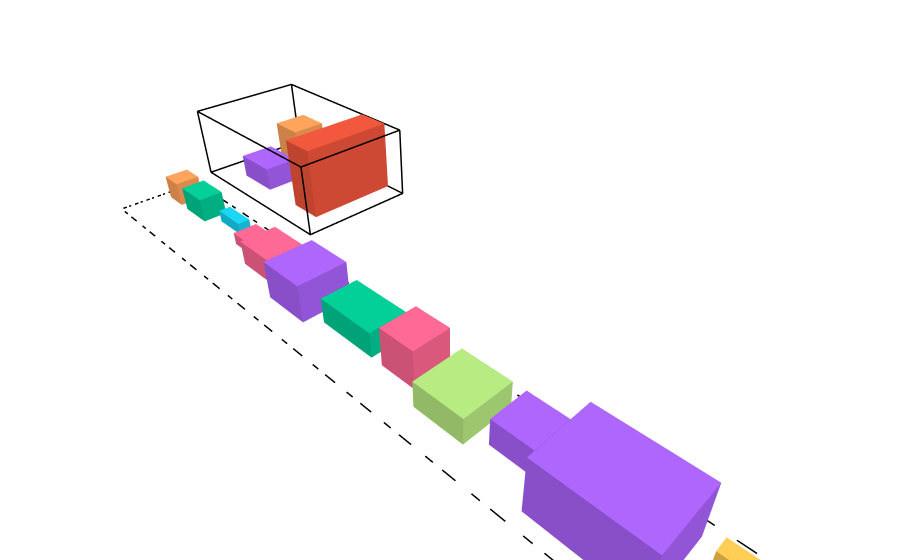

This figure's notebook cell:
### Markdown cell above
## **Pengujian 2**

Dalam pengujian kedua, akan digunakan dataset berikut dengan $1$ truk dan $19$ paket.

### Code cell
trucks_2 = [
   Truck("T1", 10, 16, 6, 250)
]
packages_2 = [
   Package("A1", 2, 2, 2, 90, 8, False, 1),
   Package("A2", 2, 3, 2, 85, 10, False, 2),
   Package("A3", 1, 3, 1, 70, 5, True, 1),
   Package("A4", 2, 2, 1, 65, 6, False, 3),
   
   Package("B1", 3, 4, 2, 100, 18, False, 4),
   Package("B2", 4, 4, 3, 110, 22, False, 2),
   Package("B3", 3, 5, 2, 95, 20, True, 3),
   Package("B4", 4, 3, 2, 85, 16, False, 5),
   Package("B5", 3, 3, 3, 90, 19, False, 1),
   
   Package("H1", 3, 4, 3, 160, 45, False, 2),
   Package("H2", 4, 4, 2, 140, 38, False, 6),
   Package("H3", 3, 3, 2, 120, 32, True, 1),
   
   Package("T1", 6, 8, 3, 35, 42, False, 7),
   Package("T2", 5, 7, 4, 30, 38, False, 6),
   
   Package("S1", 1, 1, 1, 25, 2, False, 1),
   Package("S2", 1, 2, 1, 30, 3, False, 2),
   Package("S3", 2, 1, 1, 28, 3, True, 4),
   Package("S4", 1, 1, 2, 20, 2, False, 3),
   Package("S5", 2, 2, 1, 35, 4, False, 5)
]

initial_state_2 = State(packages_2, trucks_2, init="random_feasible")
draw_state(initial_state_2)

### Figure 1 — Plotly figure (JSON) as saved in the notebook; plotly's stock layout.template omitted (floating-point values rounded to 4 significant figures)
{"data": [{"hovertemplate": "%{hovertext}<extra></extra>", "hovertext": ["<b>ID:</b> T1<br><b>Size:</b> 10x16x6<br><b>Max_Capacity:</b> 250<br>", "<b>ID:</b> T1<br><b>Size:</b> 10x16x6<br><b>Max_Capacity:</b> 250<br>", "<b>ID:</b> T1<br><b>Size:</b> 10x16x6<br><b>Max_Capacity:</b> 250<br>", "<b>ID:</b> T1<br><b>Size:</b> 10x16x6<br><b>Max_Capacity:</b> 250<br>", "<b>ID:</b> T1<br><b>Size:</b> 10x16x6<br><b>Max_Capacity:</b> 250<br>", "<b>ID:</b> T1<br><b>Size:</b> 10x16x6<br><b>Max_Capacity:</b> 250<br>", "<b>ID:</b> T1<br><b>Size:</b> 10x16x6<br><b>Max_Capacity:</b> 250<br>", "<b>ID:</b> T1<br><b>Size:</b> 10x16x6<br><b>Max_Capacity:</b> 250<br>", "<b>ID:</b> T1<br><b>Size:</b> 10x16x6<br><b>Max_Capacity:</b> 250<br>", "<b>ID:</b> T1<br><b>Size:</b> 10x16x6<br><b>Max_Capacity:</b> 250<br>", "<b>ID:</b> T1<br><b>Size:</b> 10x16x6<br><b>Max_Capacity:</b> 250<br>", "<b>ID:</b> T1<br><b>Size:</b> 10x16x6<br><b>Max_Capacity:</b> 250<br>", "<b>ID:</b> T1<br><b>Size:</b> 10x16x6<br><b>Max_Capacity:</b> 250<br>", "<b>ID:</b> T1<br><b>Size:</b> 10x16x6<br><b>Max_Capacity:</b> 250<br>", "<b>ID:</b> T1<br><b>Size:</b> 10x16x6<br><b>Max_Capacity:</b> 250<br>", "<b>ID:</b> T1<br><b>Size:</b> 10x16x6<br><b>Max_Capacity:</b> 250<br>", "<b>ID:</b> T1<br><b>Size:</b> 10x16x6<br><b>Max_Capacity:</b> 250<br>", "<b>ID:</b> T1<br><b>Size:</b> 10x16x6<br><b>Max_Capacity:</b> 250<br>", "<b>ID:</b> T1<br><b>Size:</b> 10x16x6<br><b>Max_Capacity:</b> 250<br>", "<b>ID:</b> T1<br><b>Size:</b> 10x16x6<br><b>Max_Capacity:</b> 250<br>", "<b>ID:</b> T1<br><b>Size:</b> 10x16x6<br><b>Max_Capacity:</b> 250<br>", "<b>ID:</b> T1<br><b>Size:</b> 10x16x6<br><b>Max_Capacity:</b> 250<br>", "<b>ID:</b> T1<br><b>Size:</b> 10x16x6<br><b>Max_Capacity:</b> 250<br>", "<b>ID:</b> T1<br><b>Size:</b> 10x16x6<br><b>Max_Capacity:</b> 250<br>"], "line": {"color": "black", "width": 3}, "mode": "lines", "name": "Truck T1", "showlegend": false, "type": "scatter3d", "x": [0, 10, 10, 0, 0, null, 0, 10, 10, 0, 0, null, 0, 0, null, 10, 10, null, 10, 10, null, 0, 0, null], "y": [0, 0, 16, 16, 0, null, 0, 0, 16, 16, 0, null, 0, 0, null, 0, 0, null, 16, 16, null, 16, 16, null], "z": [0, 0, 0, 0, 0, null, 6, 6, 6, 6, 6, null, 0, 6, null, 0, 6, null, 0, 6, null, 0, 6, null]}, {"alphahull": 0, "color": "#AB63FA", "flatshading": true, "hovertemplate": "%{hovertext}<extra></extra>", "hovertext": ["<b>ID:</b> B4<br><b>Position:</b> (5, 3, 0)<br><b>Size:</b> 3x4x2<br><b>Value:</b> 85<br><b>Weight:</b> 16<br><b>Is_Fragile:</b> False<br><b>ETA:</b> 5", "<b>ID:</b> B4<br><b>Position:</b> (5, 3, 0)<br><b>Size:</b> 3x4x2<br><b>Value:</b> 85<br><b>Weight:</b> 16<br><b>Is_Fragile:</b> False<br><b>ETA:</b> 5", "<b>ID:</b> B4<br><b>Position:</b> (5, 3, 0)<br><b>Size:</b> 3x4x2<br><b>Value:</b> 85<br><b>Weight:</b> 16<br><b>Is_Fragile:</b> False<br><b>ETA:</b> 5", "<b>ID:</b> B4<br><b>Position:</b> (5, 3, 0)<br><b>Size:</b> 3x4x2<br><b>Value:</b> 85<br><b>Weight:</b> 16<br><b>Is_Fragile:</b> False<br><b>ETA:</b> 5", "<b>ID:</b> B4<br><b>Position:</b> (5, 3, 0)<br><b>Size:</b> 3x4x2<br><b>Value:</b> 85<br><b>Weight:</b> 16<br><b>Is_Fragile:</b> False<br><b>ETA:</b> 5", "<b>ID:</b> B4<br><b>Position:</b> (5, 3, 0)<br><b>Size:</b> 3x4x2<br><b>Value:</b> 85<br><b>Weight:</b> 16<br><b>Is_Fragile:</b> False<br><b>ETA:</b> 5", "<b>ID:</b> B4<br><b>Position:</b> (5, 3, 0)<br><b>Size:</b> 3x4x2<br><b>Value:</b> 85<br><b>Weight:</b> 16<br><b>Is_Fragile:</b> False<br><b>ETA:</b> 5", "<b>ID:</b> B4<br><b>Position:</b> (5, 3, 0)<br><b>Size:</b> 3x4x2<br><b>Value:</b> 85<br><b>Weight:</b> 16<br><b>Is_Fragile:</b> False<br><b>ETA:</b> 5"], "name": "Package B4", "opacity": 1, "showlegend": false, "type": "mesh3d", "x": [5, 8, 8, 5, 5, 8, 8, 5], "y": [3, 3, 7, 7, 3, 3, 7, 7], "z": [0, 0, 0, 0, 2, 2, 2, 2]}, {"alphahull": 0, "color": "#FFA15A", "flatshading": true, "hovertemplate": "%{hovertext}<extra></extra>", "hovertext": ["<b>ID:</b> H1<br><b>Position:</b> (1, 3, 0)<br><b>Size:</b> 3x3x4<br><b>Value:</b> 160<br><b>Weight:</b> 45<br><b>Is_Fragile:</b> False<br><b>ETA:</b> 2", "<b>ID:</b> H1<br><b>Position:</b> (1, 3, 0)<br><b>Size:</b> 3x3x4<br><b>Value:</b> 160<br><b>Weight:</b> 45<br><b>Is_Fragile:</b> False<br><b>ETA:</b> 2", "<b>ID:</b> H1<br><b>Position:</b> (1, 3, 0)<br><b>Size:</b> 3x3x4<br><b>Value:</b> 160<br><b>Weight:</b> 45<br><b>Is_Fragile:</b> False<br><b>ETA:</b> 2", "<b>ID:</b> H1<br><b>Position:</b> (1, 3, 0)<br><b>Size:</b> 3x3x4<br><b>Value:</b> 160<br><b>Weight:</b> 45<br><b>Is_Fragile:</b> False<br><b>ETA:</b> 2", "<b>ID:</b> H1<br><b>Position:</b> (1, 3, 0)<br><b>Size:</b> 3x3x4<br><b>Value:</b> 160<br><b>Weight:</b> 45<br><b>Is_Fragile:</b> False<br><b>ETA:</b> 2", "<b>ID:</b> H1<br><b>Position:</b> (1, 3, 0)<br><b>Size:</b> 3x3x4<br><b>Value:</b> 160<br><b>Weight:</b> 45<br><b>Is_Fragile:</b> False<br><b>ETA:</b> 2", "<b>ID:</b> H1<br><b>Position:</b> (1, 3, 0)<br><b>Size:</b> 3x3x4<br><b>Value:</b> 160<br><b>Weight:</b> 45<br><b>Is_Fragile:</b> False<br><b>ETA:</b> 2", "<b>ID:</b> H1<br><b>Position:</b> (1, 3, 0)<br><b>Size:</b> 3x3x4<br><b>Value:</b> 160<br><b>Weight:</b> 45<br><b>Is_Fragile:</b> False<br><b>ETA:</b> 2"], "name": "Package H1", "opacity": 1, "showlegend": false, "type": "mesh3d", "x": [1, 4, 4, 1, 1, 4, 4, 1], "y": [3, 3, 6, 6, 3, 3, 6, 6], "z": [0, 0, 0, 0, 4, 4, 4, 4]}, {"alphahull": 0, "color": "#EF553B", "flatshading": true, "hovertemplate": "%{hovertext}<extra></extra>", "hovertext": ["<b>ID:</b> T1<br><b>Position:</b> (0, 11, 0)<br><b>Size:</b> 8x3x6<br><b>Value:</b> 35<br><b>Weight:</b> 42<br><b>Is_Fragile:</b> False<br><b>ETA:</b> 7", "<b>ID:</b> T1<br><b>Position:</b> (0, 11, 0)<br><b>Size:</b> 8x3x6<br><b>Value:</b> 35<br><b>Weight:</b> 42<br><b>Is_Fragile:</b> False<br><b>ETA:</b> 7", "<b>ID:</b> T1<br><b>Position:</b> (0, 11, 0)<br><b>Size:</b> 8x3x6<br><b>Value:</b> 35<br><b>Weight:</b> 42<br><b>Is_Fragile:</b> False<br><b>ETA:</b> 7", "<b>ID:</b> T1<br><b>Position:</b> (0, 11, 0)<br><b>Size:</b> 8x3x6<br><b>Value:</b> 35<br><b>Weight:</b> 42<br><b>Is_Fragile:</b> False<br><b>ETA:</b> 7", "<b>ID:</b> T1<br><b>Position:</b> (0, 11, 0)<br><b>Size:</b> 8x3x6<br><b>Value:</b> 35<br><b>Weight:</b> 42<br><b>Is_Fragile:</b> False<br><b>ETA:</b> 7", "<b>ID:</b> T1<br><b>Position:</b> (0, 11, 0)<br><b>Size:</b> 8x3x6<br><b>Value:</b> 35<br><b>Weight:</b> 42<br><b>Is_Fragile:</b> False<br><b>ETA:</b> 7", "<b>ID:</b> T1<br><b>Position:</b> (0, 11, 0)<br><b>Size:</b> 8x3x6<br><b>Value:</b> 35<br><b>Weight:</b> 42<br><b>Is_Fragile:</b> False<br><b>ETA:</b> 7", "<b>ID:</b> T1<br><b>Position:</b> (0, 11, 0)<br><b>Size:</b> 8x3x6<br><b>Value:</b> 35<br><b>Weight:</b> 42<br><b>Is_Fragile:</b> False<br><b>ETA:</b> 7"], "name": "Package T1", "opacity": 1, "showlegend": false, "type": "mesh3d", "x": [0, 8, 8, 0, 0, 8, 8, 0], "y": [11, 11, 14, 14, 11, 11, 14, 14], "z": [0, 0, 0, 0, 6, 6, 6, 6]}, {"alphahull": 0, "color": "#00CC96", "flatshading": true, "hovertemplate": "%{hovertext}<extra></extra>", "hovertext": ["<b>ID:</b> S1<br><b>Position:</b> (3, 9, 0)<br><b>Size:</b> 1x1x1<br><b>Value:</b> 25<br><b>Weight:</b> 2<br><b>Is_Fragile:</b> False<br><b>ETA:</b> 1", "<b>ID:</b> S1<br><b>Position:</b> (3, 9, 0)<br><b>Size:</b> 1x1x1<br><b>Value:</b> 25<br><b>Weight:</b> 2<br><b>Is_Fragile:</b> False<br><b>ETA:</b> 1", "<b>ID:</b> S1<br><b>Position:</b> (3, 9, 0)<br><b>Size:</b> 1x1x1<br><b>Value:</b> 25<br><b>Weight:</b> 2<br><b>Is_Fragile:</b> False<br><b>ETA:</b> 1", "<b>ID:</b> S1<br><b>Position:</b> (3, 9, 0)<br><b>Size:</b> 1x1x1<br><b>Value:</b> 25<br><b>Weight:</b> 2<br><b>Is_Fragile:</b> False<br><b>ETA:</b> 1", "<b>ID:</b> S1<br><b>Position:</b> (3, 9, 0)<br><b>Size:</b> 1x1x1<br><b>Value:</b> 25<br><b>Weight:</b> 2<br><b>Is_Fragile:</b> False<br><b>ETA:</b> 1", "<b>ID:</b> S1<br><b>Position:</b> (3, 9, 0)<br><b>Size:</b> 1x1x1<br><b>Value:</b> 25<br><b>Weight:</b> 2<br><b>Is_Fragile:</b> False<br><b>ETA:</b> 1", "<b>ID:</b> S1<br><b>Position:</b> (3, 9, 0)<br><b>Size:</b> 1x1x1<br><b>Value:</b> 25<br><b>Weight:</b> 2<br><b>Is_Fragile:</b> False<br><b>ETA:</b> 1", "<b>ID:</b> S1<br><b>Position:</b> (3, 9, 0)<br><b>Size:</b> 1x1x1<br><b>Value:</b> 25<br><b>Weight:</b> 2<br><b>Is_Fragile:</b> False<br><b>ETA:</b> 1"], "name": "Package S1", "opacity": 1, "showlegend": false, "type": "mesh3d", "x": [3, 4, 4, 3, 3, 4, 4, 3], "y": [9, 9, 10, 10, 9, 9, 10, 10], "z": [0, 0, 0, 0, 1, 1, 1, 1]}, {"alphahull": 0, "color": "#FFA15A", "flatshading": true, "hovertemplate": "%{hovertext}<extra></extra>", "hovertext": ["<b>ID:</b> A1<br><b>Position:</b> (1.0, 1, 0)<br><b>Size:</b> 2x2x2<br><b>Value:</b> 90<br><b>Weight:</b> 8<br><b>Is_Fragile:</b> False<br><b>ETA:</b> 1", "<b>ID:</b> A1<br><b>Position:</b> (1.0, 1, 0)<br><b>Size:</b> 2x2x2<br><b>Value:</b> 90<br><b>Weight:</b> 8<br><b>Is_Fragile:</b> False<br><b>ETA:</b> 1", "<b>ID:</b> A1<br><b>Position:</b> (1.0, 1, 0)<br><b>Size:</b> 2x2x2<br><b>Value:</b> 90<br><b>Weight:</b> 8<br><b>Is_Fragile:</b> False<br><b>ETA:</b> 1", "<b>ID:</b> A1<br><b>Position:</b> (1.0, 1, 0)<br><b>Size:</b> 2x2x2<br><b>Value:</b> 90<br><b>Weight:</b> 8<br><b>Is_Fragile:</b> False<br><b>ETA:</b> 1", "<b>ID:</b> A1<br><b>Position:</b> (1.0, 1, 0)<br><b>Size:</b> 2x2x2<br><b>Value:</b> 90<br><b>Weight:</b> 8<br><b>Is_Fragile:</b> False<br><b>ETA:</b> 1", "<b>ID:</b> A1<br><b>Position:</b> (1.0, 1, 0)<br><b>Size:</b> 2x2x2<br><b>Value:</b> 90<br><b>Weight:</b> 8<br><b>Is_Fragile:</b> False<br><b>ETA:</b> 1", "<b>ID:</b> A1<br><b>Position:</b> (1.0, 1, 0)<br><b>Size:</b> 2x2x2<br><b>Value:</b> 90<br><b>Weight:</b> 8<br><b>Is_Fragile:</b> False<br><b>ETA:</b> 1", "<b>ID:</b> A1<br><b>Position:</b> (1.0, 1, 0)<br><b>Size:</b> 2x2x2<br><b>Value:</b> 90<br><b>Weight:</b> 8<br><b>Is_Fragile:</b> False<br><b>ETA:</b> 1"], "name": "Package A1", "opacity": 1, "showlegend": false, "type": "mesh3d", "x": [13, 15, 15, 13, 13, 15, 15, 13], "y": [2, 2, 4, 4, 2, 2, 4, 4], "z": [0, 0, 0, 0, 2, 2, 2, 2]}, {"alphahull": 0, "color": "#00CC96", "flatshading": true, "hovertemplate": "%{hovertext}<extra></extra>", "hovertext": ["<b>ID:</b> A2<br><b>Position:</b> (1.0, 4, 0)<br><b>Size:</b> 2x3x2<br><b>Value:</b> 85<br><b>Weight:</b> 10<br><b>Is_Fragile:</b> False<br><b>ETA:</b> 2", "<b>ID:</b> A2<br><b>Position:</b> (1.0, 4, 0)<br><b>Size:</b> 2x3x2<br><b>Value:</b> 85<br><b>Weight:</b> 10<br><b>Is_Fragile:</b> False<br><b>ETA:</b> 2", "<b>ID:</b> A2<br><b>Position:</b> (1.0, 4, 0)<br><b>Size:</b> 2x3x2<br><b>Value:</b> 85<br><b>Weight:</b> 10<br><b>Is_Fragile:</b> False<br><b>ETA:</b> 2", "<b>ID:</b> A2<br><b>Position:</b> (1.0, 4, 0)<br><b>Size:</b> 2x3x2<br><b>Value:</b> 85<br><b>Weight:</b> 10<br><b>Is_Fragile:</b> False<br><b>ETA:</b> 2", "<b>ID:</b> A2<br><b>Position:</b> (1.0, 4, 0)<br><b>Size:</b> 2x3x2<br><b>Value:</b> 85<br><b>Weight:</b> 10<br><b>Is_Fragile:</b> False<br><b>ETA:</b> 2", "<b>ID:</b> A2<br><b>Position:</b> (1.0, 4, 0)<br><b>Size:</b> 2x3x2<br><b>Value:</b> 85<br><b>Weight:</b> 10<br><b>Is_Fragile:</b> False<br><b>ETA:</b> 2", "<b>ID:</b> A2<br><b>Position:</b> (1.0, 4, 0)<br><b>Size:</b> 2x3x2<br><b>Value:</b> 85<br><b>Weight:</b> 10<br><b>Is_Fragile:</b> False<br><b>ETA:</b> 2", "<b>ID:</b> A2<br><b>Position:</b> (1.0, 4, 0)<br><b>Size:</b> 2x3x2<br><b>Value:</b> 85<br><b>Weight:</b> 10<br><b>Is_Fragile:</b> False<br><b>ETA:</b> 2"], "name": "Package A2", "opacity": 1, "showlegend": false, "type": "mesh3d", "x": [13, 15, 15, 13, 13, 15, 15, 13], "y": [5, 5, 8, 8, 5, 5, 8, 8], "z": [0, 0, 0, 0, 2, 2, 2, 2]}, {"alphahull": 0, "color": "#19D3F3", "flatshading": true, "hovertemplate": "%{hovertext}<extra></extra>", "hovertext": ["<b>ID:</b> A3<br><b>Position:</b> (1.0, 8, 0)<br><b>Size:</b> 1x3x1<br><b>Value:</b> 70<br><b>Weight:</b> 5<br><b>Is_Fragile:</b> True<br><b>ETA:</b> 1", "<b>ID:</b> A3<br><b>Position:</b> (1.0, 8, 0)<br><b>Size:</b> 1x3x1<br><b>Value:</b> 70<br><b>Weight:</b> 5<br><b>Is_Fragile:</b> True<br><b>ETA:</b> 1", "<b>ID:</b> A3<br><b>Position:</b> (1.0, 8, 0)<br><b>Size:</b> 1x3x1<br><b>Value:</b> 70<br><b>Weight:</b> 5<br><b>Is_Fragile:</b> True<br><b>ETA:</b> 1", "<b>ID:</b> A3<br><b>Position:</b> (1.0, 8, 0)<br><b>Size:</b> 1x3x1<br><b>Value:</b> 70<br><b>Weight:</b> 5<br><b>Is_Fragile:</b> True<br><b>ETA:</b> 1", "<b>ID:</b> A3<br><b>Position:</b> (1.0, 8, 0)<br><b>Size:</b> 1x3x1<br><b>Value:</b> 70<br><b>Weight:</b> 5<br><b>Is_Fragile:</b> True<br><b>ETA:</b> 1", "<b>ID:</b> A3<br><b>Position:</b> (1.0, 8, 0)<br><b>Size:</b> 1x3x1<br><b>Value:</b> 70<br><b>Weight:</b> 5<br><b>Is_Fragile:</b> True<br><b>ETA:</b> 1", "<b>ID:</b> A3<br><b>Position:</b> (1.0, 8, 0)<br><b>Size:</b> 1x3x1<br><b>Value:</b> 70<br><b>Weight:</b> 5<br><b>Is_Fragile:</b> True<br><b>ETA:</b> 1", "<b>ID:</b> A3<br><b>Position:</b> (1.0, 8, 0)<br><b>Size:</b> 1x3x1<br><b>Value:</b> 70<br><b>Weight:</b> 5<br><b>Is_Fragile:</b> True<br><b>ETA:</b> 1"], "name": "Package A3", "opacity": 1, "showlegend": false, "type": "mesh3d", "x": [13, 14, 14, 13, 13, 14, 14, 13], "y": [9, 9, 12, 12, 9, 9, 12, 12], "z": [0, 0, 0, 0, 1, 1, 1, 1]}, {"alphahull": 0, "color": "#FF6692", "flatshading": true, "hovertemplate": "%{hovertext}<extra></extra>", "hovertext": ["<b>ID:</b> A4<br><b>Position:</b> (1.0, 12, 0)<br><b>Size:</b> 2x2x1<br><b>Value:</b> 65<br><b>Weight:</b> 6<br><b>Is_Fragile:</b> False<br><b>ETA:</b> 3", "<b>ID:</b> A4<br><b>Position:</b> (1.0, 12, 0)<br><b>Size:</b> 2x2x1<br><b>Value:</b> 65<br><b>Weight:</b> 6<br><b>Is_Fragile:</b> False<br><b>ETA:</b> 3", "<b>ID:</b> A4<br><b>Position:</b> (1.0, 12, 0)<br><b>Size:</b> 2x2x1<br><b>Value:</b> 65<br><b>Weight:</b> 6<br><b>Is_Fragile:</b> False<br><b>ETA:</b> 3", "<b>ID:</b> A4<br><b>Position:</b> (1.0, 12, 0)<br><b>Size:</b> 2x2x1<br><b>Value:</b> 65<br><b>Weight:</b> 6<br><b>Is_Fragile:</b> False<br><b>ETA:</b> 3", "<b>ID:</b> A4<br><b>Position:</b> (1.0, 12, 0)<br><b>Size:</b> 2x2x1<br><b>Value:</b> 65<br><b>Weight:</b> 6<br><b>Is_Fragile:</b> False<br><b>ETA:</b> 3", "<b>ID:</b> A4<br><b>Position:</b> (1.0, 12, 0)<br><b>Size:</b> 2x2x1<br><b>Value:</b> 65<br><b>Weight:</b> 6<br><b>Is_Fragile:</b> False<br><b>ETA:</b> 3", "<b>ID:</b> A4<br><b>Position:</b> (1.0, 12, 0)<br><b>Size:</b> 2x2x1<br><b>Value:</b> 65<br><b>Weight:</b> 6<br><b>Is_Fragile:</b> False<br><b>ETA:</b> 3", "<b>ID:</b> A4<br><b>Position:</b> (1.0, 12, 0)<br><b>Size:</b> 2x2x1<br><b>Value:</b> 65<br><b>Weight:</b> 6<br><b>Is_Fragile:</b> False<br><b>ETA:</b> 3"], "name": "Package A4", "opacity": 1, "showlegend": false, "type": "mesh3d", "x": [13, 15, 15, 13, 13, 15, 15, 13], "y": [13, 13, 15, 15, 13, 13, 15, 15], "z": [0, 0, 0, 0, 1, 1, 1, 1]}, {"alphahull": 0, "color": "#FF6692", "flatshading": true, "hovertemplate": "%{hovertext}<extra></extra>", "hovertext": ["<b>ID:</b> B1<br><b>Position:</b> (1.0, 15, 0)<br><b>Size:</b> 3x4x2<br><b>Value:</b> 100<br><b>Weight:</b> 18<br><b>Is_Fragile:</b> False<br><b>ETA:</b> 4", "<b>ID:</b> B1<br><b>Position:</b> (1.0, 15, 0)<br><b>Size:</b> 3x4x2<br><b>Value:</b> 100<br><b>Weight:</b> 18<br><b>Is_Fragile:</b> False<br><b>ETA:</b> 4", "<b>ID:</b> B1<br><b>Position:</b> (1.0, 15, 0)<br><b>Size:</b> 3x4x2<br><b>Value:</b> 100<br><b>Weight:</b> 18<br><b>Is_Fragile:</b> False<br><b>ETA:</b> 4", "<b>ID:</b> B1<br><b>Position:</b> (1.0, 15, 0)<br><b>Size:</b> 3x4x2<br><b>Value:</b> 100<br><b>Weight:</b> 18<br><b>Is_Fragile:</b> False<br><b>ETA:</b> 4", "<b>ID:</b> B1<br><b>Position:</b> (1.0, 15, 0)<br><b>Size:</b> 3x4x2<br><b>Value:</b> 100<br><b>Weight:</b> 18<br><b>Is_Fragile:</b> False<br><b>ETA:</b> 4", "<b>ID:</b> B1<br><b>Position:</b> (1.0, 15, 0)<br><b>Size:</b> 3x4x2<br><b>Value:</b> 100<br><b>Weight:</b> 18<br><b>Is_Fragile:</b> False<br><b>ETA:</b> 4", "<b>ID:</b> B1<br><b>Position:</b> (1.0, 15, 0)<br><b>Size:</b> 3x4x2<br><b>Value:</b> 100<br><b>Weight:</b> 18<br><b>Is_Fragile:</b> False<br><b>ETA:</b> 4", "<b>ID:</b> B1<br><b>Position:</b> (1.0, 15, 0)<br><b>Size:</b> 3x4x2<br><b>Value:</b> 100<br><b>Weight:</b> 18<br><b>Is_Fragile:</b> False<br><b>ETA:</b> 4"], "name": "Package B1", "opacity": 1, "showlegend": false, "type": "mesh3d", "x": [13, 16, 16, 13, 13, 16, 16, 13], "y": [16, 16, 20, 20, 16, 16, 20, 20], "z": [0, 0, 0, 0, 2, 2, 2, 2]}, {"alphahull": 0, "color": "#AB63FA", "flatshading": true, "hovertemplate": "%{hovertext}<extra></extra>", "hovertext": ["<b>ID:</b> B2<br><b>Position:</b> (1.0, 20, 0)<br><b>Size:</b> 4x4x3<br><b>Value:</b> 110<br><b>Weight:</b> 22<br><b>Is_Fragile:</b> False<br><b>ETA:</b> 2", "<b>ID:</b> B2<br><b>Position:</b> (1.0, 20, 0)<br><b>Size:</b> 4x4x3<br><b>Value:</b> 110<br><b>Weight:</b> 22<br><b>Is_Fragile:</b> False<br><b>ETA:</b> 2", "<b>ID:</b> B2<br><b>Position:</b> (1.0, 20, 0)<br><b>Size:</b> 4x4x3<br><b>Value:</b> 110<br><b>Weight:</b> 22<br><b>Is_Fragile:</b> False<br><b>ETA:</b> 2", "<b>ID:</b> B2<br><b>Position:</b> (1.0, 20, 0)<br><b>Size:</b> 4x4x3<br><b>Value:</b> 110<br><b>Weight:</b> 22<br><b>Is_Fragile:</b> False<br><b>ETA:</b> 2", "<b>ID:</b> B2<br><b>Position:</b> (1.0, 20, 0)<br><b>Size:</b> 4x4x3<br><b>Value:</b> 110<br><b>Weight:</b> 22<br><b>Is_Fragile:</b> False<br><b>ETA:</b> 2", "<b>ID:</b> B2<br><b>Position:</b> (1.0, 20, 0)<br><b>Size:</b> 4x4x3<br><b>Value:</b> 110<br><b>Weight:</b> 22<br><b>Is_Fragile:</b> False<br><b>ETA:</b> 2", "<b>ID:</b> B2<br><b>Position:</b> (1.0, 20, 0)<br><b>Size:</b> 4x4x3<br><b>Value:</b> 110<br><b>Weight:</b> 22<br><b>Is_Fragile:</b> False<br><b>ETA:</b> 2", "<b>ID:</b> B2<br><b>Position:</b> (1.0, 20, 0)<br><b>Size:</b> 4x4x3<br><b>Value:</b> 110<br><b>Weight:</b> 22<br><b>Is_Fragile:</b> False<br><b>ETA:</b> 2"], "name": "Package B2", "opacity": 1, "showlegend": false, "type": "mesh3d", "x": [13, 17, 17, 13, 13, 17, 17, 13], "y": [21, 21, 25, 25, 21, 21, 25, 25], "z": [0, 0, 0, 0, 3, 3, 3, 3]}, {"alphahull": 0, "color": "#00CC96", "flatshading": true, "hovertemplate": "%{hovertext}<extra></extra>", "hovertext": ["<b>ID:</b> B3<br><b>Position:</b> (1.0, 25, 0)<br><b>Size:</b> 3x5x2<br><b>Value:</b> 95<br><b>Weight:</b> 20<br><b>Is_Fragile:</b> True<br><b>ETA:</b> 3", "<b>ID:</b> B3<br><b>Position:</b> (1.0, 25, 0)<br><b>Size:</b> 3x5x2<br><b>Value:</b> 95<br><b>Weight:</b> 20<br><b>Is_Fragile:</b> True<br><b>ETA:</b> 3", "<b>ID:</b> B3<br><b>Position:</b> (1.0, 25, 0)<br><b>Size:</b> 3x5x2<br><b>Value:</b> 95<br><b>Weight:</b> 20<br><b>Is_Fragile:</b> True<br><b>ETA:</b> 3", "<b>ID:</b> B3<br><b>Position:</b> (1.0, 25, 0)<br><b>Size:</b> 3x5x2<br><b>Value:</b> 95<br><b>Weight:</b> 20<br><b>Is_Fragile:</b> True<br><b>ETA:</b> 3", "<b>ID:</b> B3<br><b>Position:</b> (1.0, 25, 0)<br><b>Size:</b> 3x5x2<br><b>Value:</b> 95<br><b>Weight:</b> 20<br><b>Is_Fragile:</b> True<br><b>ETA:</b> 3", "<b>ID:</b> B3<br><b>Position:</b> (1.0, 25, 0)<br><b>Size:</b> 3x5x2<br><b>Value:</b> 95<br><b>Weight:</b> 20<br><b>Is_Fragile:</b> True<br><b>ETA:</b> 3", "<b>ID:</b> B3<br><b>Position:</b> (1.0, 25, 0)<br><b>Size:</b> 3x5x2<br><b>Value:</b> 95<br><b>Weight:</b> 20<br><b>Is_Fragile:</b> True<br><b>ETA:</b> 3", "<b>ID:</b> B3<br><b>Position:</b> (1.0, 25, 0)<br><b>Size:</b> 3x5x2<br><b>Value:</b> 95<br><b>Weight:</b> 20<br><b>Is_Fragile:</b> True<br><b>ETA:</b> 3"], "name": "Package B3", "opacity": 1, "showlegend": false, "type": "mesh3d", "x": [13, 16, 16, 13, 13, 16, 16, 13], "y": [26, 26, 31, 31, 26, 26, 31, 31], "z": [0, 0, 0, 0, 2, 2, 2, 2]}, {"alphahull": 0, "color": "#FF6692", "flatshading": true, "hovertemplate": "%{hovertext}<extra></extra>", "hovertext": ["<b>ID:</b> B5<br><b>Position:</b> (1.0, 31, 0)<br><b>Size:</b> 3x3x3<br><b>Value:</b> 90<br><b>Weight:</b> 19<br><b>Is_Fragile:</b> False<br><b>ETA:</b> 1", "<b>ID:</b> B5<br><b>Position:</b> (1.0, 31, 0)<br><b>Size:</b> 3x3x3<br><b>Value:</b> 90<br><b>Weight:</b> 19<br><b>Is_Fragile:</b> False<br><b>ETA:</b> 1", "<b>ID:</b> B5<br><b>Position:</b> (1.0, 31, 0)<br><b>Size:</b> 3x3x3<br><b>Value:</b> 90<br><b>Weight:</b> 19<br><b>Is_Fragile:</b> False<br><b>ETA:</b> 1", "<b>ID:</b> B5<br><b>Position:</b> (1.0, 31, 0)<br><b>Size:</b> 3x3x3<br><b>Value:</b> 90<br><b>Weight:</b> 19<br><b>Is_Fragile:</b> False<br><b>ETA:</b> 1", "<b>ID:</b> B5<br><b>Position:</b> (1.0, 31, 0)<br><b>Size:</b> 3x3x3<br><b>Value:</b> 90<br><b>Weight:</b> 19<br><b>Is_Fragile:</b> False<br><b>ETA:</b> 1", "<b>ID:</b> B5<br><b>Position:</b> (1.0, 31, 0)<br><b>Size:</b> 3x3x3<br><b>Value:</b> 90<br><b>Weight:</b> 19<br><b>Is_Fragile:</b> False<br><b>ETA:</b> 1", "<b>ID:</b> B5<br><b>Position:</b> (1.0, 31, 0)<br><b>Size:</b> 3x3x3<br><b>Value:</b> 90<br><b>Weight:</b> 19<br><b>Is_Fragile:</b> False<br><b>ETA:</b> 1", "<b>ID:</b> B5<br><b>Position:</b> (1.0, 31, 0)<br><b>Size:</b> 3x3x3<br><b>Value:</b> 90<br><b>Weight:</b> 19<br><b>Is_Fragile:</b> False<br><b>ETA:</b> 1"], "name": "Package B5", "opacity": 1, "showlegend": false, "type": "mesh3d", "x": [13, 16, 16, 13, 13, 16, 16, 13], "y": [32, 32, 35, 35, 32, 32, 35, 35], "z": [0, 0, 0, 0, 3, 3, 3, 3]}, {"alphahull": 0, "color": "#B6E880", "flatshading": true, "hovertemplate": "%{hovertext}<extra></extra>", "hovertext": ["<b>ID:</b> H2<br><b>Position:</b> (1.0, 35, 0)<br><b>Size:</b> 4x4x2<br><b>Value:</b> 140<br><b>Weight:</b> 38<br><b>Is_Fragile:</b> False<br><b>ETA:</b> 6", "<b>ID:</b> H2<br><b>Position:</b> (1.0, 35, 0)<br><b>Size:</b> 4x4x2<br><b>Value:</b> 140<br><b>Weight:</b> 38<br><b>Is_Fragile:</b> False<br><b>ETA:</b> 6", "<b>ID:</b> H2<br><b>Position:</b> (1.0, 35, 0)<br><b>Size:</b> 4x4x2<br><b>Value:</b> 140<br><b>Weight:</b> 38<br><b>Is_Fragile:</b> False<br><b>ETA:</b> 6", "<b>ID:</b> H2<br><b>Position:</b> (1.0, 35, 0)<br><b>Size:</b> 4x4x2<br><b>Value:</b> 140<br><b>Weight:</b> 38<br><b>Is_Fragile:</b> False<br><b>ETA:</b> 6", "<b>ID:</b> H2<br><b>Position:</b> (1.0, 35, 0)<br><b>Size:</b> 4x4x2<br><b>Value:</b> 140<br><b>Weight:</b> 38<br><b>Is_Fragile:</b> False<br><b>ETA:</b> 6", "<b>ID:</b> H2<br><b>Position:</b> (1.0, 35, 0)<br><b>Size:</b> 4x4x2<br><b>Value:</b> 140<br><b>Weight:</b> 38<br><b>Is_Fragile:</b> False<br><b>ETA:</b> 6", "<b>ID:</b> H2<br><b>Position:</b> (1.0, 35, 0)<br><b>Size:</b> 4x4x2<br><b>Value:</b> 140<br><b>Weight:</b> 38<br><b>Is_Fragile:</b> False<br><b>ETA:</b> 6", "<b>ID:</b> H2<br><b>Position:</b> (1.0, 35, 0)<br><b>Size:</b> 4x4x2<br><b>Value:</b> 140<br><b>Weight:</b> 38<br><b>Is_Fragile:</b> False<br><b>ETA:</b> 6"], "name": "Package H2", "opacity": 1, "showlegend": false, "type": "mesh3d", "x": [13, 17, 17, 13, 13, 17, 17, 13], "y": [36, 36, 40, 40, 36, 36, 40, 40], "z": [0, 0, 0, 0, 2, 2, 2, 2]}, {"alphahull": 0, "color": "#AB63FA", "flatshading": true, "hovertemplate": "%{hovertext}<extra></extra>", "hovertext": ["<b>ID:</b> H3<br><b>Position:</b> (1.0, 40, 0)<br><b>Size:</b> 3x3x2<br><b>Value:</b> 120<br><b>Weight:</b> 32<br><b>Is_Fragile:</b> True<br><b>ETA:</b> 1", "<b>ID:</b> H3<br><b>Position:</b> (1.0, 40, 0)<br><b>Size:</b> 3x3x2<br><b>Value:</b> 120<br><b>Weight:</b> 32<br><b>Is_Fragile:</b> True<br><b>ETA:</b> 1", "<b>ID:</b> H3<br><b>Position:</b> (1.0, 40, 0)<br><b>Size:</b> 3x3x2<br><b>Value:</b> 120<br><b>Weight:</b> 32<br><b>Is_Fragile:</b> True<br><b>ETA:</b> 1", "<b>ID:</b> H3<br><b>Position:</b> (1.0, 40, 0)<br><b>Size:</b> 3x3x2<br><b>Value:</b> 120<br><b>Weight:</b> 32<br><b>Is_Fragile:</b> True<br><b>ETA:</b> 1", "<b>ID:</b> H3<br><b>Position:</b> (1.0, 40, 0)<br><b>Size:</b> 3x3x2<br><b>Value:</b> 120<br><b>Weight:</b> 32<br><b>Is_Fragile:</b> True<br><b>ETA:</b> 1", "<b>ID:</b> H3<br><b>Position:</b> (1.0, 40, 0)<br><b>Size:</b> 3x3x2<br><b>Value:</b> 120<br><b>Weight:</b> 32<br><b>Is_Fragile:</b> True<br><b>ETA:</b> 1", "<b>ID:</b> H3<br><b>Position:</b> (1.0, 40, 0)<br><b>Size:</b> 3x3x2<br><b>Value:</b> 120<br><b>Weight:</b> 32<br><b>Is_Fragile:</b> True<br><b>ETA:</b> 1", "<b>ID:</b> H3<br><b>Position:</b> (1.0, 40, 0)<br><b>Size:</b> 3x3x2<br><b>Value:</b> 120<br><b>Weight:</b> 32<br><b>Is_Fragile:</b> True<br><b>ETA:</b> 1"], "name": "Package H3", "opacity": 1, "showlegend": false, "type": "mesh3d", "x": [13, 16, 16, 13, 13, 16, 16, 13], "y": [41, 41, 44, 44, 41, 41, 44, 44], "z": [0, 0, 0, 0, 2, 2, 2, 2]}, {"alphahull": 0, "color": "#AB63FA", "flatshading": true, "hovertemplate": "%{hovertext}<extra></extra>", "hovertext": ["<b>ID:</b> T2<br><b>Position:</b> (1.0, 44, 0)<br><b>Size:</b> 5x7x4<br><b>Value:</b> 30<br><b>Weight:</b> 38<br><b>Is_Fragile:</b> False<br><b>ETA:</b> 6", "<b>ID:</b> T2<br><b>Position:</b> (1.0, 44, 0)<br><b>Size:</b> 5x7x4<br><b>Value:</b> 30<br><b>Weight:</b> 38<br><b>Is_Fragile:</b> False<br><b>ETA:</b> 6", "<b>ID:</b> T2<br><b>Position:</b> (1.0, 44, 0)<br><b>Size:</b> 5x7x4<br><b>Value:</b> 30<br><b>Weight:</b> 38<br><b>Is_Fragile:</b> False<br><b>ETA:</b> 6", "<b>ID:</b> T2<br><b>Position:</b> (1.0, 44, 0)<br><b>Size:</b> 5x7x4<br><b>Value:</b> 30<br><b>Weight:</b> 38<br><b>Is_Fragile:</b> False<br><b>ETA:</b> 6", "<b>ID:</b> T2<br><b>Position:</b> (1.0, 44, 0)<br><b>Size:</b> 5x7x4<br><b>Value:</b> 30<br><b>Weight:</b> 38<br><b>Is_Fragile:</b> False<br><b>ETA:</b> 6", "<b>ID:</b> T2<br><b>Position:</b> (1.0, 44, 0)<br><b>Size:</b> 5x7x4<br><b>Value:</b> 30<br><b>Weight:</b> 38<br><b>Is_Fragile:</b> False<br><b>ETA:</b> 6", "<b>ID:</b> T2<br><b>Position:</b> (1.0, 44, 0)<br><b>Size:</b> 5x7x4<br><b>Value:</b> 30<br><b>Weight:</b> 38<br><b>Is_Fragile:</b> False<br><b>ETA:</b> 6", "<b>ID:</b> T2<br><b>Position:</b> (1.0, 44, 0)<br><b>Size:</b> 5x7x4<br><b>Value:</b> 30<br><b>Weight:</b> 38<br><b>Is_Fragile:</b> False<br><b>ETA:</b> 6"], "name": "Package T2", "opacity": 1, "showlegend": false, "type": "mesh3d", "x": [13, 18, 18, 13, 13, 18, 18, 13], "y": [45, 45, 52, 52, 45, 45, 52, 52], "z": [0, 0, 0, 0, 4, 4, 4, 4]}, {"alphahull": 0, "color": "#FECB52", "flatshading": true, "hovertemplate": "%{hovertext}<extra></extra>", "hovertext": ["<b>ID:</b> S2<br><b>Position:</b> (1.0, 52, 0)<br><b>Size:</b> 1x2x1<br><b>Value:</b> 30<br><b>Weight:</b> 3<br><b>Is_Fragile:</b> False<br><b>ETA:</b> 2", "<b>ID:</b> S2<br><b>Position:</b> (1.0, 52, 0)<br><b>Size:</b> 1x2x1<br><b>Value:</b> 30<br><b>Weight:</b> 3<br><b>Is_Fragile:</b> False<br><b>ETA:</b> 2", "<b>ID:</b> S2<br><b>Position:</b> (1.0, 52, 0)<br><b>Size:</b> 1x2x1<br><b>Value:</b> 30<br><b>Weight:</b> 3<br><b>Is_Fragile:</b> False<br><b>ETA:</b> 2", "<b>ID:</b> S2<br><b>Position:</b> (1.0, 52, 0)<br><b>Size:</b> 1x2x1<br><b>Value:</b> 30<br><b>Weight:</b> 3<br><b>Is_Fragile:</b> False<br><b>ETA:</b> 2", "<b>ID:</b> S2<br><b>Position:</b> (1.0, 52, 0)<br><b>Size:</b> 1x2x1<br><b>Value:</b> 30<br><b>Weight:</b> 3<br><b>Is_Fragile:</b> False<br><b>ETA:</b> 2", "<b>ID:</b> S2<br><b>Position:</b> (1.0, 52, 0)<br><b>Size:</b> 1x2x1<br><b>Value:</b> 30<br><b>Weight:</b> 3<br><b>Is_Fragile:</b> False<br><b>ETA:</b> 2", "<b>ID:</b> S2<br><b>Position:</b> (1.0, 52, 0)<br><b>Size:</b> 1x2x1<br><b>Value:</b> 30<br><b>Weight:</b> 3<br><b>Is_Fragile:</b> False<br><b>ETA:</b> 2", "<b>ID:</b> S2<br><b>Position:</b> (1.0, 52, 0)<br><b>Size:</b> 1x2x1<br><b>Value:</b> 30<br><b>Weight:</b> 3<br><b>Is_Fragile:</b> False<br><b>ETA:</b> 2"], "name": "Package S2", "opacity": 1, "showlegend": false, "type": "mesh3d", "x": [13, 14, 14, 13, 13, 14, 14, 13], "y": [53, 53, 55, 55, 53, 53, 55, 55], "z": [0, 0, 0, 0, 1, 1, 1, 1]}, {"alphahull": 0, "color": "#EF553B", "flatshading": true, "hovertemplate": "%{hovertext}<extra></extra>", "hovertext": ["<b>ID:</b> S3<br><b>Position:</b> (1.0, 55, 0)<br><b>Size:</b> 2x1x1<br><b>Value:</b> 28<br><b>Weight:</b> 3<br><b>Is_Fragile:</b> True<br><b>ETA:</b> 4", "<b>ID:</b> S3<br><b>Position:</b> (1.0, 55, 0)<br><b>Size:</b> 2x1x1<br><b>Value:</b> 28<br><b>Weight:</b> 3<br><b>Is_Fragile:</b> True<br><b>ETA:</b> 4", "<b>ID:</b> S3<br><b>Position:</b> (1.0, 55, 0)<br><b>Size:</b> 2x1x1<br><b>Value:</b> 28<br><b>Weight:</b> 3<br><b>Is_Fragile:</b> True<br><b>ETA:</b> 4", "<b>ID:</b> S3<br><b>Position:</b> (1.0, 55, 0)<br><b>Size:</b> 2x1x1<br><b>Value:</b> 28<br><b>Weight:</b> 3<br><b>Is_Fragile:</b> True<br><b>ETA:</b> 4", "<b>ID:</b> S3<br><b>Position:</b> (1.0, 55, 0)<br><b>Size:</b> 2x1x1<br><b>Value:</b> 28<br><b>Weight:</b> 3<br><b>Is_Fragile:</b> True<br><b>ETA:</b> 4", "<b>ID:</b> S3<br><b>Position:</b> (1.0, 55, 0)<br><b>Size:</b> 2x1x1<br><b>Value:</b> 28<br><b>Weight:</b> 3<br><b>Is_Fragile:</b> True<br><b>ETA:</b> 4", "<b>ID:</b> S3<br><b>Position:</b> (1.0, 55, 0)<br><b>Size:</b> 2x1x1<br><b>Value:</b> 28<br><b>Weight:</b> 3<br><b>Is_Fragile:</b> True<br><b>ETA:</b> 4", "<b>ID:</b> S3<br><b>Position:</b> (1.0, 55, 0)<br><b>Size:</b> 2x1x1<br><b>Value:</b> 28<br><b>Weight:</b> 3<br><b>Is_Fragile:</b> True<br><b>ETA:</b> 4"], "name": "Package S3", "opacity": 1, "showlegend": false, "type": "mesh3d", "x": [13, 15, 15, 13, 13, 15, 15, 13], "y": [56, 56, 57, 57, 56, 56, 57, 57], "z": [0, 0, 0, 0, 1, 1, 1, 1]}, {"alphahull": 0, "color": "#B6E880", "flatshading": true, "hovertemplate": "%{hovertext}<extra></extra>", "hovertext": ["<b>ID:</b> S4<br><b>Position:</b> (1.0, 57, 0)<br><b>Size:</b> 1x1x2<br><b>Value:</b> 20<br><b>Weight:</b> 2<br><b>Is_Fragile:</b> False<br><b>ETA:</b> 3", "<b>ID:</b> S4<br><b>Position:</b> (1.0, 57, 0)<br><b>Size:</b> 1x1x2<br><b>Value:</b> 20<br><b>Weight:</b> 2<br><b>Is_Fragile:</b> False<br><b>ETA:</b> 3", "<b>ID:</b> S4<br><b>Position:</b> (1.0, 57, 0)<br><b>Size:</b> 1x1x2<br><b>Value:</b> 20<br><b>Weight:</b> 2<br><b>Is_Fragile:</b> False<br><b>ETA:</b> 3", "<b>ID:</b> S4<br><b>Position:</b> (1.0, 57, 0)<br><b>Size:</b> 1x1x2<br><b>Value:</b> 20<br><b>Weight:</b> 2<br><b>Is_Fragile:</b> False<br><b>ETA:</b> 3", "<b>ID:</b> S4<br><b>Position:</b> (1.0, 57, 0)<br><b>Size:</b> 1x1x2<br><b>Value:</b> 20<br><b>Weight:</b> 2<br><b>Is_Fragile:</b> False<br><b>ETA:</b> 3", "<b>ID:</b> S4<br><b>Position:</b> (1.0, 57, 0)<br><b>Size:</b> 1x1x2<br><b>Value:</b> 20<br><b>Weight:</b> 2<br><b>Is_Fragile:</b> False<br><b>ETA:</b> 3", "<b>ID:</b> S4<br><b>Position:</b> (1.0, 57, 0)<br><b>Size:</b> 1x1x2<br><b>Value:</b> 20<br><b>Weight:</b> 2<br><b>Is_Fragile:</b> False<br><b>ETA:</b> 3", "<b>ID:</b> S4<br><b>Position:</b> (1.0, 57, 0)<br><b>Size:</b> 1x1x2<br><b>Value:</b> 20<br><b>Weight:</b> 2<br><b>Is_Fragile:</b> False<br><b>ETA:</b> 3"], "name": "Package S4", "opacity": 1, "showlegend": false, "type": "mesh3d", "x": [13, 14, 14, 13, 13, 14, 14, 13], "y": [58, 58, 59, 59, 58, 58, 59, 59], "z": [0, 0, 0, 0, 2, 2, 2, 2]}, {"alphahull": 0, "color": "#FF97FF", "flatshading": true, "hovertemplate": "%{hovertext}<extra></extra>", "hovertext": ["<b>ID:</b> S5<br><b>Position:</b> (1.0, 59, 0)<br><b>Size:</b> 2x2x1<br><b>Value:</b> 35<br><b>Weight:</b> 4<br><b>Is_Fragile:</b> False<br><b>ETA:</b> 5", "<b>ID:</b> S5<br><b>Position:</b> (1.0, 59, 0)<br><b>Size:</b> 2x2x1<br><b>Value:</b> 35<br><b>Weight:</b> 4<br><b>Is_Fragile:</b> False<br><b>ETA:</b> 5", "<b>ID:</b> S5<br><b>Position:</b> (1.0, 59, 0)<br><b>Size:</b> 2x2x1<br><b>Value:</b> 35<br><b>Weight:</b> 4<br><b>Is_Fragile:</b> False<br><b>ETA:</b> 5", "<b>ID:</b> S5<br><b>Position:</b> (1.0, 59, 0)<br><b>Size:</b> 2x2x1<br><b>Value:</b> 35<br><b>Weight:</b> 4<br><b>Is_Fragile:</b> False<br><b>ETA:</b> 5", "<b>ID:</b> S5<br><b>Position:</b> (1.0, 59, 0)<br><b>Size:</b> 2x2x1<br><b>Value:</b> 35<br><b>Weight:</b> 4<br><b>Is_Fragile:</b> False<br><b>ETA:</b> 5", "<b>ID:</b> S5<br><b>Position:</b> (1.0, 59, 0)<br><b>Size:</b> 2x2x1<br><b>Value:</b> 35<br><b>Weight:</b> 4<br><b>Is_Fragile:</b> False<br><b>ETA:</b> 5", "<b>ID:</b> S5<br><b>Position:</b> (1.0, 59, 0)<br><b>Size:</b> 2x2x1<br><b>Value:</b> 35<br><b>Weight:</b> 4<br><b>Is_Fragile:</b> False<br><b>ETA:</b> 5", "<b>ID:</b> S5<br><b>Position:</b> (1.0, 59, 0)<br><b>Size:</b> 2x2x1<br><b>Value:</b> 35<br><b>Weight:</b> 4<br><b>Is_Fragile:</b> False<br><b>ETA:</b> 5"], "name": "Package S5", "opacity": 1, "showlegend": false, "type": "mesh3d", "x": [13, 15, 15, 13, 13, 15, 15, 13], "y": [60, 60, 62, 62, 60, 60, 62, 62], "z": [0, 0, 0, 0, 1, 1, 1, 1]}, {"line": {"color": "black", "dash": "dashdot", "width": 3}, "mode": "lines", "name": "Unassigned Area", "showlegend": false, "type": "scatter3d", "x": [12, 19, 19, 12, 12], "y": [1, 1, 63, 63, 1], "z": [0, 0, 0, 0, 0]}], "layout": {"margin": {"b": 0, "l": 0, "pad": 0, "r": 0, "t": 0}, "scene": {"aspectmode": "data", "xaxis": {"showbackground": false, "showgrid": false, "showticklabels": false, "ticks": "", "title": {"text": ""}, "zeroline": false}, "yaxis": {"showbackground": false, "showgrid": false, "showticklabels": false, "ticks": "", "title": {"text": ""}, "zeroline": false}, "zaxis": {"showbackground": false, "showgrid": false, "showticklabels": false, "ticks": "", "title": {"text": ""}, "zeroline": false}}}}
